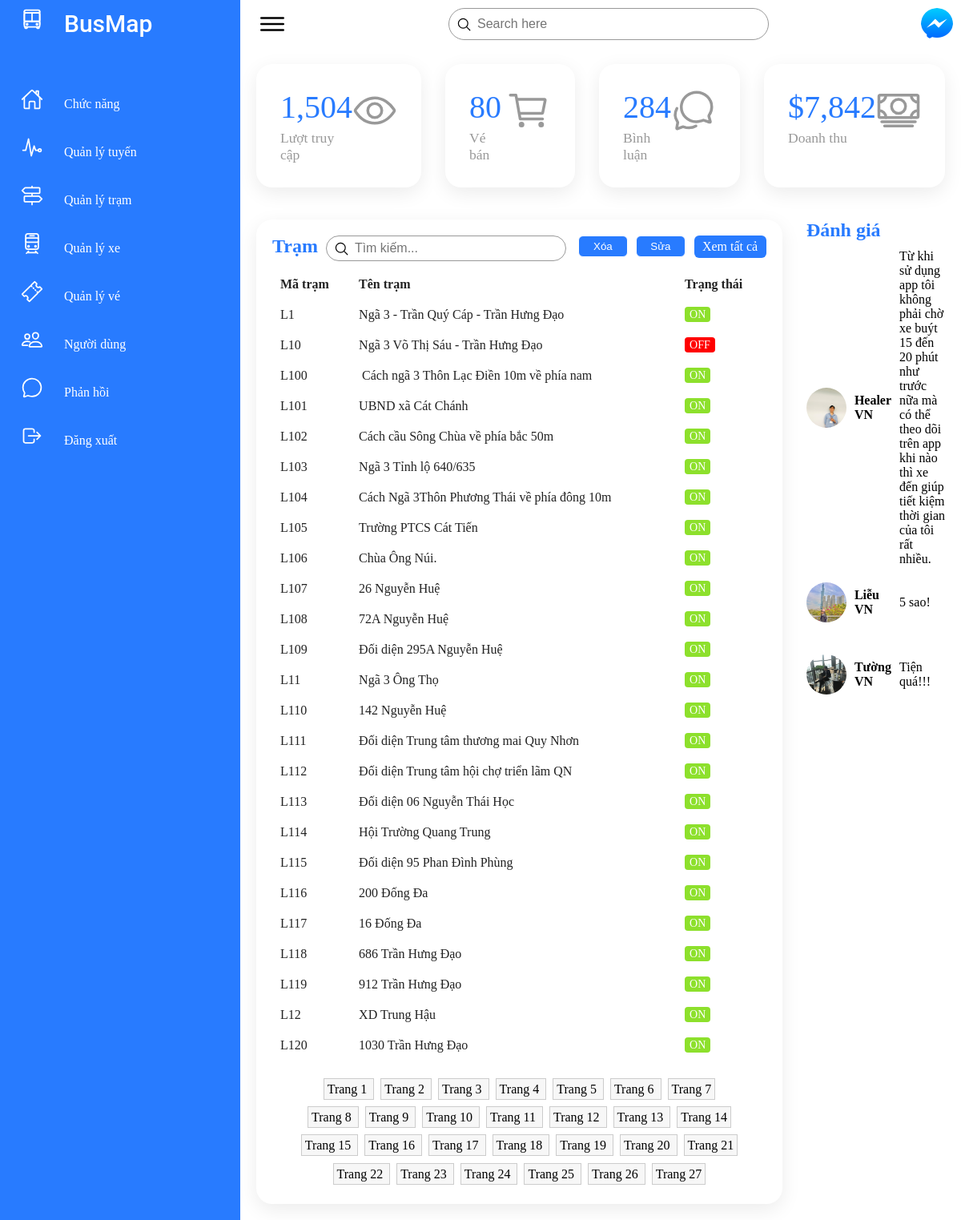
The page /project/formAdminQuanLyTram.php (signed in) on the database its author committed.
### tables this page shows
CREATE TABLE IF NOT EXISTS `danhsachtram` (
  `matram` varchar(10) NOT NULL,
  `tentram` text NOT NULL,
  `trangthai` bit(1) DEFAULT b'1',
  PRIMARY KEY (`matram`)
);

### project/formAdminQuanLyTram.php (the view, shortened to what this page needs)
<?php
	$kn = mysqli_connect ('localhost', 'root', '', 'xebuyt') or die ('Không thể kết nối tới database');
	mysqli_set_charset($kn, 'UTF8');
	mysqli_query($kn, "set name 'utf8'");
?>
<html lang="en">
<head>
    <link rel="stylesheet" href="style/css/styleAdmin.css">
</head>
<body>
	<div class="details">
		<div class="recentOrders">
			<div class="cardHeader">
				<h2>Trạm</h2>
				<form method="POST">
				<div class="search_sub">
					<label for="">
						<input type="text" name="tram" id="" placeholder="Tìm kiếm...">
						<ion-icon name="search-outline"></ion-icon>
					</label>
				</div>
				</form>
				<div class="modal_del">
					<input type="submit" name="del" value="Xóa" class="btn btn_input" />
				</div>
				<div class="modal_update">
					<input type="submit" name="update" value="Sửa" class="btn btn_input" />
				</div>
				<a href="#" class="btn">Xem tất cả</a>
			</div>
			<table>
				<thead>
					<tr>
						<td>Mã trạm</td>
						<td>Tên trạm</td>
						<td>Trạng thái</td>
					</tr>
				</thead>
				<?php
				if(isset($_SESSION['dn'])){
					if(isset($_GET['trang']))
					{
						$trangchon =  $_GET['trang'];
					}else
					{
						$trangchon = 0;
					}
					$sotrangdl = 0;
					$sodong = 25;
					$vtbd = $trangchon*$sodong;
					if( !isset($_POST["tram"]) && !isset($_POST["del"]) && !isset($_POST["update"]))
					{
						$caulenh="select * from danhsachtram";
						$ketqua=mysqli_query($kn,$caulenh)or die ("không thực hiện được câu lệnh");
						$sodongdl = mysqli_num_rows($ketqua);
						$sotrangdl = $sodongdl/$sodong;
						$ltvtrang = "select * from danhsachtram limit $vtbd,$sodong";
						$kqpt = mysqli_query($kn,$ltvtrang);
						while($row = mysqli_fetch_array($kqpt))
						{
							if ($row['trangthai']=='1') {$trangthai="ON";} else {$trangthai="OFF";}?>
				<tbody>
					<tr>
						<td><?php echo $row['matram'];?></td>
						<td><?php echo $row['tentram'];?></td>
						<?php
							if($row['trangthai'] == 0)
							{ ?>
								<td><span class="status privacyadmin"><?php echo $trangthai;?></span></td>
							<?php
							} else{ ?>
								<td><span class="status delivered"><?php echo $trangthai; ?></span></td>
							<?php
							}
						?>
					</tr>
					<?php
						}
					}
					?>
				</tbody>
			</table>
			<?php
				echo "<p class='tram_page' align='center'>";
				for($page = 0; $page <= $sotrangdl; $page++)
				{
					if($page%7 == 0)
						echo "<br>";
					$trht = $page+1;
						echo "<a class='sub_tram_page' href='formAdminQuanLyTram.php?trang=$page'>Trang $trht </a>";
				}
				echo "</p>";
				}
			?>
		</div>
		<div class="recentCustomer">
			<div class="cardHeader">
				<h2>Đánh giá</h2>
			</div>
			<table>
				<tr>
					<td width="60px"><div class="imgBx"><img src="style/img/UMH2.jpg" alt="Image"></div></td>
					<td><h4>Healer<br><span>VN</span></h4></td>
					<td><p class="text-feedback">Từ khi sử dụng app tôi không phải chờ xe buýt 15 đến 20 phút như trước nữa mà có thể theo dõi trên app khi nào thì xe đến giúp tiết kiệm thời gian của tôi rất nhiều.</p></td>
				</tr>
				<tr>
					<td width="60px"><div class="imgBx"><img src="style/img/NTTL.jpg" alt="Image"></div></td>
					<td><h4>Liễu<br><span>VN</span></h4></td>
					<td><p class="text-feedback">5 sao!</p></td>
				</tr>
				<tr>
					<td width="60px"><div class="imgBx"><img src="style/img/TBT.jpg" alt="Image"></div></td>
					<td><h4>Tường<br><span>VN</span></h4></td>
					<td><p class="text-feedback">Tiện quá!!!</p></td>
				</tr>
			</table>
		</div>
	</div>
</body>
</html>

### project/style/css/styleAdmin.css (style rules this page uses)
* { margin: 0; padding: 0; box-sizing: border-box; font-family: 'Ubuntu' sans-serif; }
:root { --blue: #287bff; --white: #fff; --grey: #f5f5f5; --black1: #222; --black2: #999; --green: #8de02c; }
body { min-height: 100vh; overflow-x: hidden; }
.search_sub, .search { position: relative; width: 400px; margin: 0 10px; }
.search_sub { width: 300px; }
.search_sub label, .search label { position:relative; width: 100%; }
.search_sub label input, .search label input { width: 100%; height: 40px; border-radius: 40px; padding: 5px 20px; padding-left: 35px; font-size: 16px; outline: none; border: 1px solid var(--black2); }
.search_sub label input { height: 32px; }
.search_sub label ion-icon, .search label ion-icon { position: absolute; top: 0; left: 10px; font-size: 1.2em; }
.details-route, .details { position: relative; width: 100%; padding: 20px; display: grid; grid-template-columns: 2fr 1fr; grid-gap: 30px; }
.details-route .recentOrders, .details .recentOrders { position: relative; display: grid; min-height: 500px; background: var(--white); padding: 20px; box-shadow: 0 7px 25px rgba(0, 0, 0, 0.08); border-radius: 20px; }
.details-route .cardHeader, .cardHeader { display: flex; justify-content: space-between; align-items: flex-start; }
.details-route .cardHeader h2, .cardHeader h2 { font-weight: 600; color: var(--blue); }
.details-route .btn, .details .btn { position: relative; padding: 5px 10px; background: var(--blue); text-decoration: none; color: var(--white); border-radius: 6px; width: 90px; margin-left: 6px; }
.details .btn_input { width: 62px; border: 1px solid #fff; cursor: pointer; margin: 0 5px; }
.details-route table, .details table { width: 100%; border-collapse: collapse; margin-top: 10px; }
.details-route table thead td, .details table thead td { font-weight: 600; }
.details-route .recentOrders table tr, .details .recentOrders table tr { color: var(--black1); border-bottom: 1px solid rgba(0, 0, 0, 0.1); }
.details-route .recentOrders table tr:last-child, .details .recentOrders table tr:last-child { border-bottom: none; }
.details-route .recentOrders table tr td, .details .recentOrders table tr td { padding: 10px; }
.status.delivered { padding: 2px 6px; background: #8de02c; color: var(--white); border-radius: 4px; font-size: 14px; font-weight: 500; }
.status.privacyadmin { padding: 2px 6px; background: #f00; color: var(--white); border-radius: 4px; font-size: 14px; font-weight: 500; }
.imgBx img { width: 50px; height: 50px; border-radius: 50%; margin: 20px 0; }
.text-feedback { margin-left: 10px; }
.tram_page .sub_tram_page { background: #f7f7f7; border: 1px solid #ccc; padding: 4px; line-height: 2.2; margin: 0 4px; text-decoration: none; color: #000; }

### project/formAdminQuanLyTram.php (style rules this page uses)
.tram_page .sub_tram_page { background: #f7f7f7; border: 1px solid #ccc; padding: 4px; line-height: 2.2; margin: 0 4px; text-decoration: none; color: #000; }

### rows shown on the page
danhsachtram: matram "L1", tentram "Ngã 3 - Trần Quý Cáp - Trần Hưng Đạo", trangthai "ON"
danhsachtram: matram "L10", tentram "Ngã 3 Võ Thị Sáu - Trần Hưng Đạo", trangthai "OFF"
danhsachtram: matram "L100", tentram "Cách ngã 3 Thôn Lạc Điền 10m về phía nam", trangthai "ON"
danhsachtram: matram "L101", tentram "UBND xã Cát Chánh", trangthai "ON"
danhsachtram: matram "L102", tentram "Cách cầu Sông Chùa về phía bắc 50m", trangthai "ON"
danhsachtram: matram "L103", tentram "Ngã 3 Tỉnh lộ 640/635", trangthai "ON"
danhsachtram: matram "L104", tentram "Cách Ngã 3Thôn Phương Thái về phía đông 10m", trangthai "ON"
danhsachtram: matram "L105", tentram "Trường PTCS Cát Tiến", trangthai "ON"
danhsachtram: matram "L106", tentram "Chùa Ông Núi.", trangthai "ON"
danhsachtram: matram "L107", tentram "26 Nguyễn Huệ", trangthai "ON"
danhsachtram: matram "L108", tentram "72A Nguyễn Huệ", trangthai "ON"
danhsachtram: matram "L109", tentram "Đối diện 295A Nguyễn Huệ", trangthai "ON"
danhsachtram: matram "L11", tentram "Ngã 3 Ông Thọ", trangthai "ON"
danhsachtram: matram "L110", tentram "142 Nguyễn Huệ", trangthai "ON"
danhsachtram: matram "L111", tentram "Đối diện Trung tâm thương mai Quy Nhơn", trangthai "ON"
danhsachtram: matram "L112", tentram "Đối diện Trung tâm hội chợ triển lãm QN", trangthai "ON"
danhsachtram: matram "L113", tentram "Đối diện 06 Nguyễn Thái Học", trangthai "ON"
danhsachtram: matram "L114", tentram "Hội Trường Quang Trung", trangthai "ON"
danhsachtram: matram "L115", tentram "Đối diện 95 Phan Đình Phùng", trangthai "ON"
danhsachtram: matram "L116", tentram "200 Đống Đa", trangthai "ON"
danhsachtram: matram "L117", tentram "16 Đống Đa", trangthai "ON"
danhsachtram: matram "L118", tentram "686 Trần Hưng Đạo", trangthai "ON"
danhsachtram: matram "L119", tentram "912 Trần Hưng Đạo", trangthai "ON"
danhsachtram: matram "L12", tentram "XD Trung Hậu", trangthai "ON"
danhsachtram: matram "L120", tentram "1030 Trần Hưng Đạo", trangthai "ON"

### other values the page prints
$trht "1"
$trht "2"
$trht "3"
$trht "4"
$trht "5"
$trht "6"
$trht "7"
$trht "8"
$trht "9"
$trht "10"
$trht "11"
$trht "12"
$trht "13"
$trht "14"
$trht "15"
